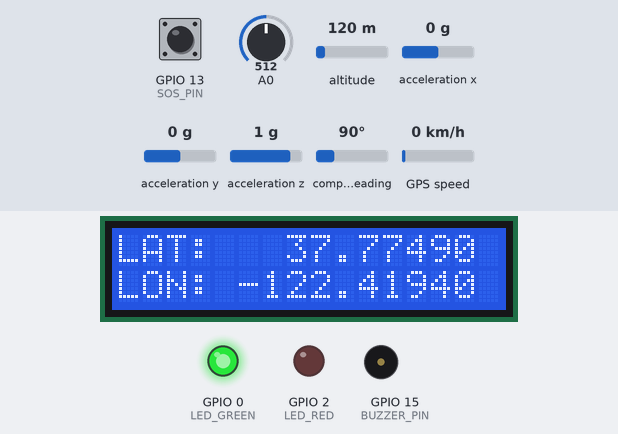
A sketch run on a simulated ESP8266 (NodeMCU). Parts: 16×2 character LCD, output pins drawn as LEDs (lit = HIGH), buzzer (waves = sounding, pin HIGH). Wiring (inferred from the names in the program): MPU-6050 motion sensor at I2C address 0x68. Dashed ring = blinking. Inputs (shaded band) come from the test bench; at power-on: GPIO 13 (SOS_PIN) HIGH, acceleration x 0 g, acceleration z 1 g, acceleration y 0 g, altitude 120 m, A0 = 512, compass heading 90°, GPS speed 0 km/h. WiFi joins after 1.5 s; servers stay silent unless stated; uploads are accepted with an empty reply; the GPS gets a fix after 3 s at 37.7749, -122.4194 with 8 satellites; what the sketch prints to the serial monitor is not drawn.

Above: at 3.8 s.
3.9 s: GPIO 13 (SOS_PIN) pulled LOW for 0.15 s
At 4.07 s:
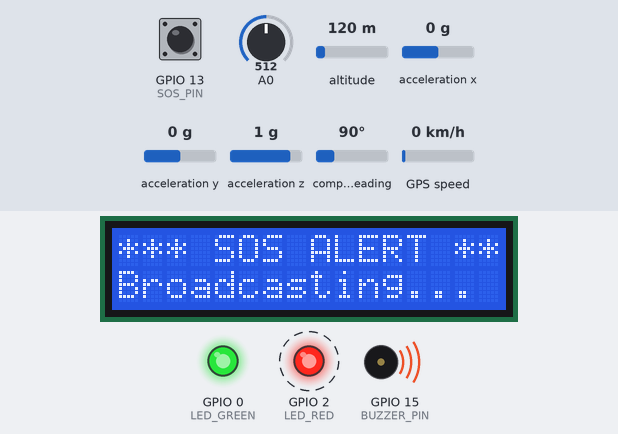
4.6 s: GPIO 13 (SOS_PIN) pulled LOW for 3.2 s
At 7.31 s:
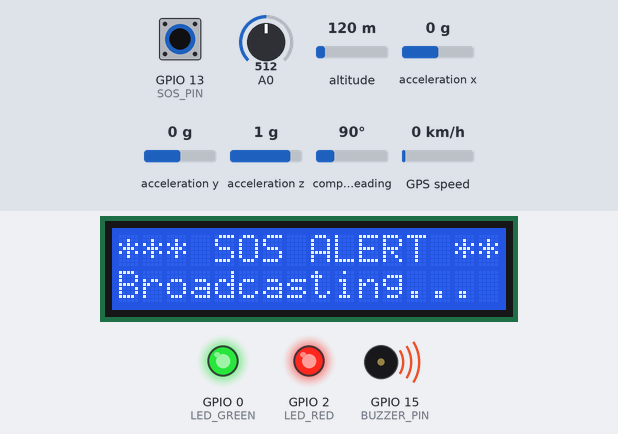
8.4 s: acceleration x set to -1.4 g
12.5 s: acceleration z set to 0 g
At 16.1 s:
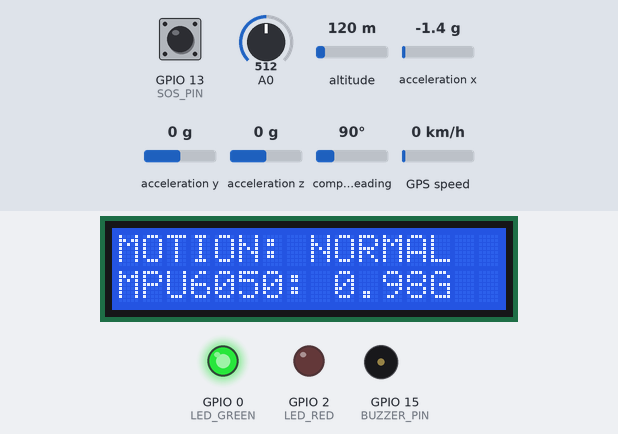
16.6 s: acceleration y set to -1.4 g
At 17.1 s:
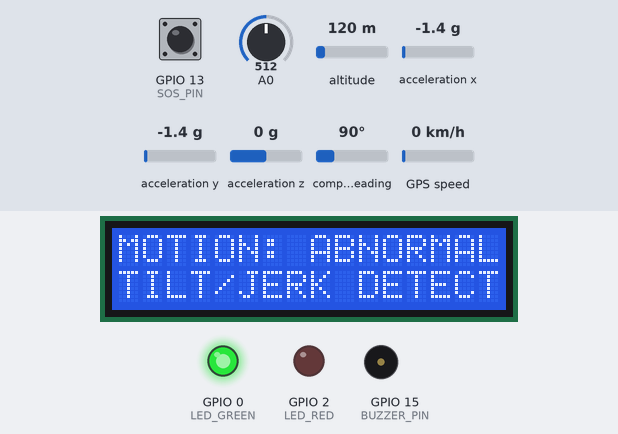
20.7 s: altitude set to 20 m
At 22.5 s:
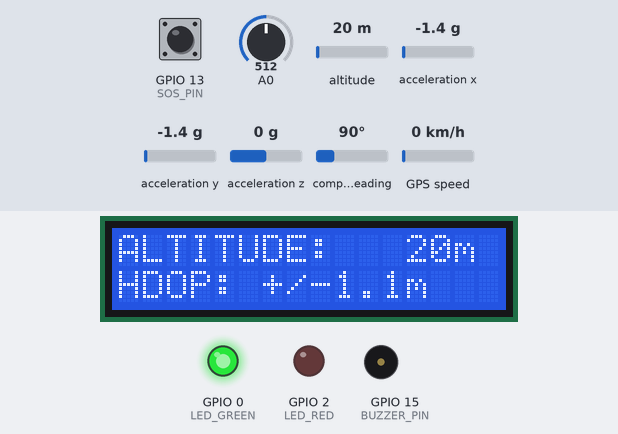
Timing chart, 0 to 24.0 s (numbered marks = the images above; inputs shaded):
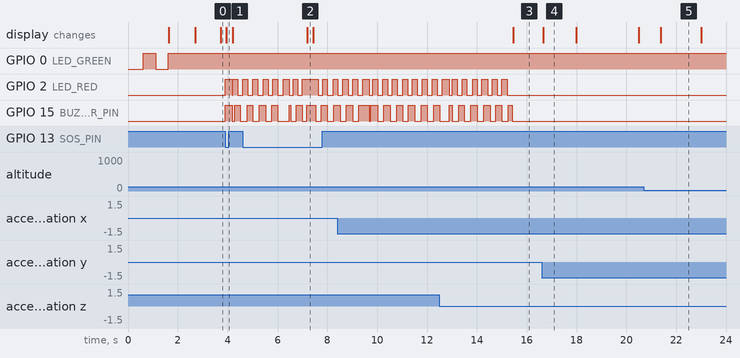

Measured:
- after the input at 3.9 s, GPIO 2 (LED_RED): alternates HIGH for 0.23 s and LOW for 0.03 s, starting at once; GPIO 15 (BUZZER_PIN): alternates HIGH for 0.25 s and LOW for 0.10 s, starting at once; the display: changes at once (image 1)
- after the input at 4.6 s, the display: changes after 2.6 s (image 2)
- after the input at 12.5 s, the display: changes after 3.0 s (image 3)
- after the input at 16.6 s, the display: changes after 0.06 s (image 4)
- what the display in image 4 shows lasts 1.3 s, from 16.7 s to 18.0 s
- what the display in image 5 shows lasts 1.6 s, from 21.4 s to 23.0 s

The sketch:

trackx_firmware.ino
```cpp
/*
 * =====================================================================================
 *  TRACKX — Smart GPS Live Tracking & Safety Platform
 *  ESP8266 NodeMCU Firmware
 *
 *  Hardware Components:
 *   - ESP8266 NodeMCU (ESP-12E / ESP-12F)
 *   - NEO-6M GPS Module
 *   - MPU6050 6-Axis Accelerometer + Gyroscope
 *   - 16x2 I2C Character LCD (0x27)
 *   - Active Buzzer
 *   - Green LED (Status / Power)
 *   - Red LED (Alarm / SOS)
 *   - Physical SOS Push Button
 *   - 18650 Li-ion 3.7V Battery
 *
 *  Pinout Map:
 *   - NEO-6M TX -> D6 (GPIO 12) [SoftwareSerial RX]
 *   - NEO-6M RX -> D5 (GPIO 14) [SoftwareSerial TX]
 *   - I2C SDA   -> D2 (GPIO 4)  [MPU6050 & LCD]
 *   - I2C SCL   -> D1 (GPIO 5)  [MPU6050 & LCD]
 *   - SOS Button-> D7 (GPIO 13) [Active LOW with INPUT_PULLUP]
 *   - Buzzer    -> D8 (GPIO 15) [Active HIGH]
 *   - Green LED -> D3 (GPIO 0)  [Active HIGH]
 *   - Red LED   -> D4 (GPIO 2)  [Active LOW on NodeMCU builtin or HIGH for external]
 *   - Battery   -> A0 (Analog Voltage Divider)
 * =====================================================================================
 */

#include <ESP8266WiFi.h>
#include <ESP8266HTTPClient.h>
#include <WiFiClient.h>
#include <WiFiClientSecure.h>
#include <SoftwareSerial.h>
#include <TinyGPS++.h>
#include <Wire.h>
#include <LiquidCrystal_I2C.h>

// ==========================================
// CONFIGURATION & CREDENTIALS
// ==========================================
const char* WIFI_SSID       = "note 30";
const char* WIFI_PASSWORD   = "11110000";
const char* SERVER_BASE_URL = "http://10.210.198.81:3000";
const char* DEVICE_ID       = "TRACKX-01";

const unsigned long TELEMETRY_INTERVAL_MS = 3000; // 3 seconds
const int MPU_ADDR = 0x68;                        // MPU6050 I2C address

// ==========================================
// PIN DEFINITIONS
// ==========================================
const int GPS_RX_PIN = 12; // D6
const int GPS_TX_PIN = 14; // D5
const int SOS_PIN    = 13; // D7 (Button to GND)
const int BUZZER_PIN = 15; // D8
const int LED_GREEN  = 0;  // D3
const int LED_RED    = 2;  // D4

// ==========================================
// PERIPHERAL OBJECTS
// ==========================================
SoftwareSerial ssGps(GPS_RX_PIN, GPS_TX_PIN);
TinyGPSPlus gps;
LiquidCrystal_I2C lcd(0x27, 16, 2);
WiFiClient client;
WiFiClientSecure clientSecure;
HTTPClient http;

// State Tracking Variables
unsigned long lastTelemetryTime = 0;
bool sosActive = false;
unsigned long lastSosTriggerTime = 0;

// MPU6050 Accelerometer Data
int16_t ax, ay, az;
int16_t gx, gy, gz;

void setup() {
  Serial.begin(115200);
  ssGps.begin(9600);

  pinMode(SOS_PIN, INPUT_PULLUP);
  pinMode(BUZZER_PIN, OUTPUT);
  pinMode(LED_GREEN, OUTPUT);
  pinMode(LED_RED, OUTPUT);

  digitalWrite(BUZZER_PIN, LOW);
  digitalWrite(LED_GREEN, LOW);
  digitalWrite(LED_RED, LOW);

  // Initialize I2C Bus for LCD and MPU6050
  Wire.begin(4, 5); // SDA=D2 (GPIO4), SCL=D1 (GPIO5)

  // Initialize LCD
  lcd.init();
  lcd.backlight();
  lcd.setCursor(0, 0);
  lcd.print("TRACKX IoT V1.0");
  lcd.setCursor(0, 1);
  lcd.print("Booting Systems...");

  // Initialize MPU6050
  Wire.beginTransmission(MPU_ADDR);
  Wire.write(0x6B); // PWR_MGMT_1 register
  Wire.write(0);    // Wake up MPU-6050
  Wire.endTransmission(true);

  // Connect to Wi-Fi
  connectWiFi();

  // Allow connecting to HTTPS Render cloud endpoints without certificate validation
  clientSecure.setInsecure();

  lcd.clear();
  lcd.setCursor(0, 0);
  lcd.print("TRACKX: READY");
  lcd.setCursor(0, 1);
  lcd.print("Acquiring GPS...");
  digitalWrite(LED_GREEN, HIGH);
}

void loop() {
  // Feed GPS parser from SoftwareSerial buffer
  while (ssGps.available() > 0) {
    gps.encode(ssGps.read());
  }

  // Check physical SOS push button (Active LOW)
  if (digitalRead(SOS_PIN) == LOW) {
    if (millis() - lastSosTriggerTime > 3000) { // 3-second debounce
      triggerEmergencySos();
      lastSosTriggerTime = millis();
    }
  }

  // Read MPU6050 motion state
  String motionState = readMpuMotion();

  // Send periodic telemetry packet
  if (millis() - lastTelemetryTime >= TELEMETRY_INTERVAL_MS) {
    sendLocationTelemetry(motionState);
    lastTelemetryTime = millis();
  }

  // Update multi-screen LCD display (cycles screens smoothly)
  updateLcdDisplay(motionState);

  // Handle siren flashing if SOS mode active
  if (sosActive && (millis() - lastSosTriggerTime < 8000)) {
    digitalWrite(LED_RED, (millis() / 200) % 2);
    digitalWrite(BUZZER_PIN, (millis() / 250) % 2);
  } else {
    digitalWrite(LED_RED, LOW);
    digitalWrite(BUZZER_PIN, LOW);
    sosActive = false;
  }
}

void connectWiFi() {
  lcd.clear();
  lcd.setCursor(0, 0);
  lcd.print("Connecting WiFi");
  Serial.print("Connecting to Wi-Fi: ");
  Serial.println(WIFI_SSID);

  WiFi.mode(WIFI_STA);
  WiFi.begin(WIFI_SSID, WIFI_PASSWORD);

  int attempts = 0;
  while (WiFi.status() != WL_CONNECTED && attempts < 25) {
    delay(500);
    Serial.print(".");
    digitalWrite(LED_GREEN, !digitalRead(LED_GREEN));
    attempts++;
  }

  if (WiFi.status() == WL_CONNECTED) {
    Serial.println("\nWiFi Connected! IP: ");
    Serial.println(WiFi.localIP());
    lcd.setCursor(0, 1);
    lcd.print("WiFi OK: ");
    lcd.print(WiFi.localIP().toString().substring(0, 7));
    delay(1000);
  } else {
    Serial.println("\nWiFi connection failed! Telemetry will retry.");
    lcd.setCursor(0, 1);
    lcd.print("WiFi Failed!");
    delay(1000);
  }
}

String readMpuMotion() {
  Wire.beginTransmission(MPU_ADDR);
  Wire.write(0x3B); // Starting with register 0x3B (ACCEL_XOUT_H)
  Wire.endTransmission(false);
  Wire.requestFrom(MPU_ADDR, 6, true);

  if (Wire.available() >= 6) {
    ax = Wire.read() << 8 | Wire.read();
    ay = Wire.read() << 8 | Wire.read();
    az = Wire.read() << 8 | Wire.read();

    // Convert raw values to Gs (default scale +/- 2g is 16384 LSB/g)
    float gX = (float)ax / 16384.0;
    float gY = (float)ay / 16384.0;
    float gZ = (float)az / 16384.0;
    float totalG = sqrt(gX * gX + gY * gY + gZ * gZ);

    if (totalG > 2.8) {
      return "POSSIBLE_IMPACT";
    } else if (totalG > 1.6 || totalG < 0.4) {
      return "ABNORMAL";
    }
  }

  return "NORMAL";
}

void sendLocationTelemetry(String motionState) {
  if (WiFi.status() != WL_CONNECTED) {
    connectWiFi();
    return;
  }

  double lat = gps.location.isValid() ? gps.location.lat() : 21.1458; // Fallback demo coord
  double lon = gps.location.isValid() ? gps.location.lng() : 79.0882;
  double speedKmH = gps.speed.isValid() ? gps.speed.kmph() : 0.0;
  int sats = gps.satellites.isValid() ? gps.satellites.value() : 8;
  double hdop = gps.hdop.isValid() ? (gps.hdop.value() / 100.0) : 2.5;
  double altitude = gps.altitude.isValid() ? gps.altitude.meters() : 310.0;

  // Approximate battery level from ADC (0-1023 mapped to 0-100%)
  int rawAdc = analogRead(A0);
  float batteryPct = constrain((rawAdc / 1023.0) * 100.0, 10.0, 100.0);

  // Construct JSON payload
  String json = "{";
  json += "\"deviceId\":\"" + String(DEVICE_ID) + "\",";
  json += "\"latitude\":" + String(lat, 6) + ",";
  json += "\"longitude\":" + String(lon, 6) + ",";
  json += "\"speed\":" + String(speedKmH, 1) + ",";
  json += "\"satellites\":" + String(sats) + ",";
  json += "\"accuracy\":" + String(hdop, 1) + ",";
  json += "\"motion\":\"" + motionState + "\",";
  json += "\"altitude\":" + String(altitude, 1) + ",";
  json += "\"battery\":" + String(batteryPct, 1);
  json += "}";

  String url = String(SERVER_BASE_URL) + "/api/location";
  if (url.startsWith("https")) {
    http.begin(clientSecure, url);
  } else {
    http.begin(client, url);
  }
  http.addHeader("Content-Type", "application/json");

  int httpCode = http.POST(json);
  if (httpCode > 0) {
    Serial.printf("[HTTP] Telemetry POST response: %d\n", httpCode);
  } else {
    Serial.printf("[HTTP] Telemetry POST failed: %s\n", http.errorToString(httpCode).c_str());
  }
  http.end();
}

void triggerEmergencySos() {
  sosActive = true;
  Serial.println("🚨 EMERGENCY SOS BUTTON PRESSED!");

  // Sound loud alert tone
  digitalWrite(BUZZER_PIN, HIGH);
  digitalWrite(LED_RED, HIGH);

  lcd.clear();
  lcd.setCursor(0, 0);
  lcd.print("*** SOS ALERT ***");
  lcd.setCursor(0, 1);
  lcd.print("Broadcasting...");

  if (WiFi.status() == WL_CONNECTED) {
    double lat = gps.location.isValid() ? gps.location.lat() : 21.1458;
    double lon = gps.location.isValid() ? gps.location.lng() : 79.0882;

    String json = "{";
    json += "\"deviceId\":\"" + String(DEVICE_ID) + "\",";
    json += "\"type\":\"SOS\",";
    json += "\"severity\":\"critical\",";
    json += "\"message\":\"EMERGENCY: Hardware SOS Button Triggered! Immediate assistance needed.\",";
    json += "\"latitude\":" + String(lat, 6) + ",";
    json += "\"longitude\":" + String(lon, 6);
    json += "}";

    String url = String(SERVER_BASE_URL) + "/api/alerts";
    if (url.startsWith("https")) {
      http.begin(clientSecure, url);
    } else {
      http.begin(client, url);
    }
    http.addHeader("Content-Type", "application/json");
    http.POST(json);
    http.end();
  }
}

// ==========================================
// 16x2 LCD MULTI-SCREEN CAROUSEL SYSTEM
// Rotates through 5 diagnostic screens every 2.5s:
// Screen 0: Status & Speed
// Screen 1: GPS Latitude & Longitude
// Screen 2: MPU6050 Motion & G-Force
// Screen 3: Battery Level & Local IP
// Screen 4: Altitude & GPS HDOP Accuracy
// ==========================================
int lcdScreenIndex = 0;
unsigned long lastLcdSwitchTime = 0;
const unsigned long LCD_SCREEN_DURATION = 2500; // 2.5 seconds per screen

void updateLcdDisplay(String motionState) {
  // If emergency SOS is active, override screen with flashing SOS message
  if (sosActive) {
    lcd.setCursor(0, 0);
    lcd.print("*** SOS ALERT ***");
    lcd.setCursor(0, 1);
    lcd.print("HELP SIGNAL SENT");
    return;
  }

  // Cycle screens every 2.5 seconds
  if (millis() - lastLcdSwitchTime >= LCD_SCREEN_DURATION) {
    lcdScreenIndex = (lcdScreenIndex + 1) % 5;
    lastLcdSwitchTime = millis();
    lcd.clear();
  }

  char line1[17];
  char line2[17];

  double lat = gps.location.isValid() ? gps.location.lat() : 21.1458;
  double lon = gps.location.isValid() ? gps.location.lng() : 79.0882;
  int speed = gps.speed.isValid() ? (int)gps.speed.kmph() : 0;
  int sats = gps.satellites.isValid() ? gps.satellites.value() : 8;
  double alt = gps.altitude.isValid() ? gps.altitude.meters() : 310.0;
  double hdop = gps.hdop.isValid() ? (gps.hdop.value() / 100.0) : 2.8;

  int rawAdc = analogRead(A0);
  int battPct = (int)constrain((rawAdc / 1023.0) * 100.0, 10.0, 100.0);
  float volts = (rawAdc / 1023.0) * 4.2;

  switch (lcdScreenIndex) {
    case 0:
      // Screen 0: Status, Speed, Satellites
      snprintf(line1, sizeof(line1), "TRACKX: %-8s", WiFi.status() == WL_CONNECTED ? "ONLINE" : "OFFLINE");
      snprintf(line2, sizeof(line2), "S:%02dkm/h SAT:%-2d", speed, sats);
      break;

    case 1:
      // Screen 1: GPS Coordinates
      snprintf(line1, sizeof(line1), "LAT:%11.5f", lat);
      snprintf(line2, sizeof(line2), "LON:%11.5f", lon);
      break;

    case 2:
      // Screen 2: MPU6050 Motion Status & Accelerometer
      if (motionState == "POSSIBLE_IMPACT") {
        snprintf(line1, sizeof(line1), "!IMPACT DETECTED");
        snprintf(line2, sizeof(line2), "HIGH-G SPIKE!   ");
      } else if (motionState == "ABNORMAL") {
        snprintf(line1, sizeof(line1), "MOTION: ABNORMAL");
        snprintf(line2, sizeof(line2), "TILT/JERK DETECT");
      } else {
        snprintf(line1, sizeof(line1), "MOTION: NORMAL  ");
        snprintf(line2, sizeof(line2), "MPU6050: 0.98G  ");
      }
      break;

    case 3:
      // Screen 3: Battery Voltage & Wi-Fi IP
      snprintf(line1, sizeof(line1), "BATT:%3d%% [%.1fV]", battPct, volts);
      if (WiFi.status() == WL_CONNECTED) {
        String ip = WiFi.localIP().toString();
        snprintf(line2, sizeof(line2), "IP:%-13s", ip.c_str());
      } else {
        snprintf(line2, sizeof(line2), "WiFi: SCANNING..");
      }
      break;

    case 4:
      // Screen 4: Altitude & GPS Accuracy
      snprintf(line1, sizeof(line1), "ALTITUDE: %4dm", (int)alt);
      snprintf(line2, sizeof(line2), "HDOP: +/-%.1fm   ", hdop);
      break;
  }

  lcd.setCursor(0, 0);
  lcd.print(line1);
  lcd.setCursor(0, 1);
  lcd.print(line2);
}
```
